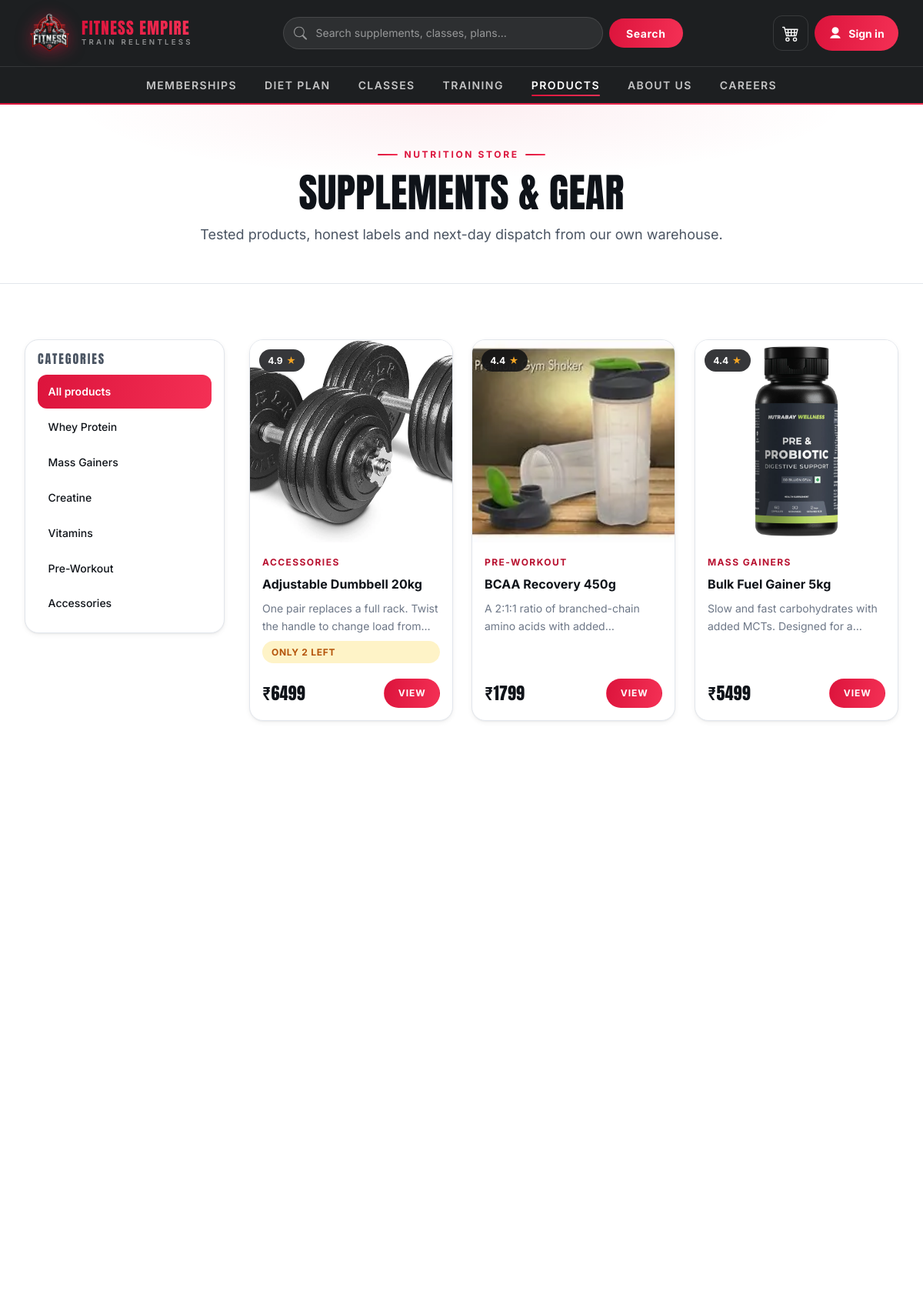
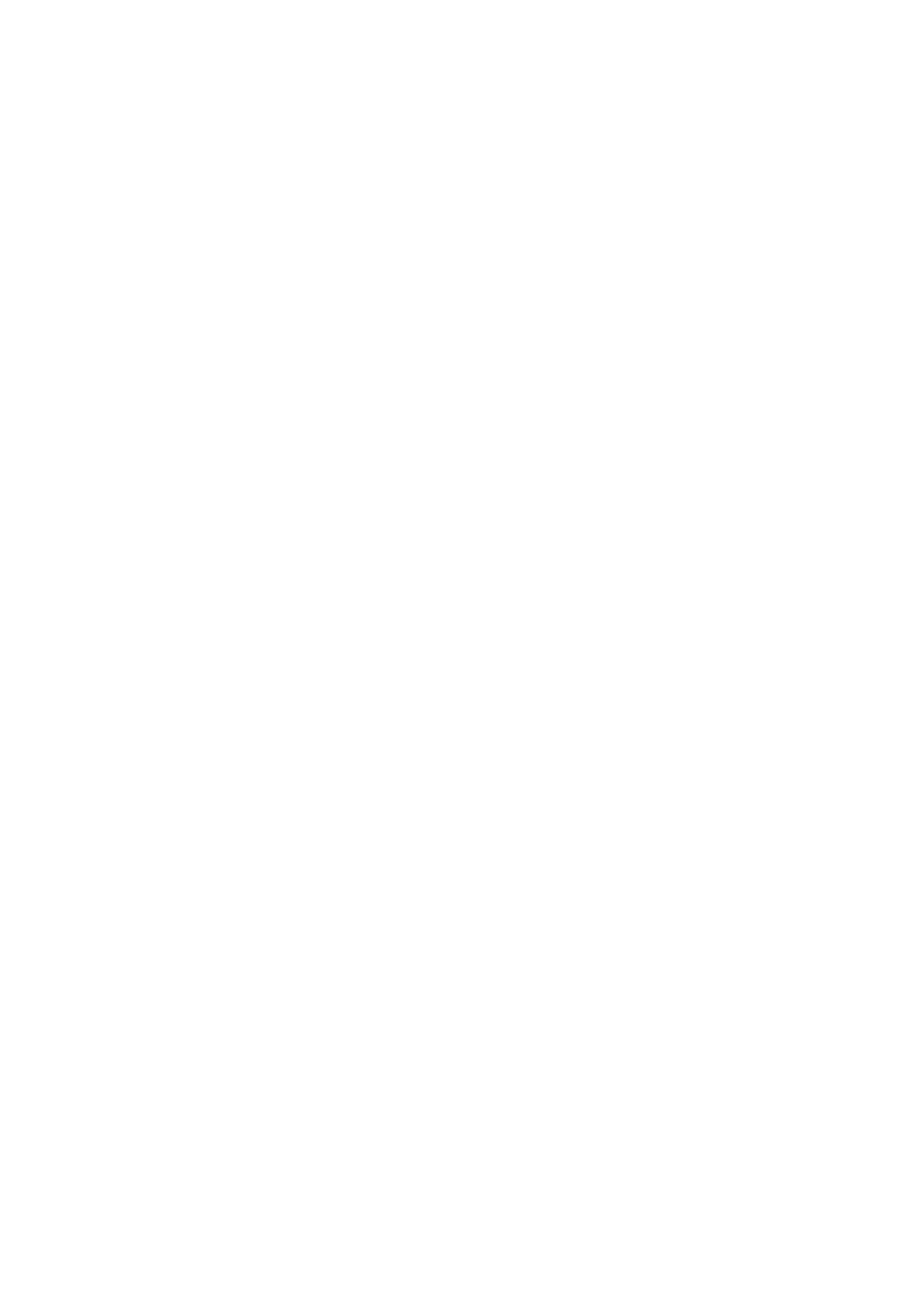
Page /protien/ (upper part) on the committed database (2 pictures, top to bottom).
### FitnessGYM/models.py (models this page shows, shortened)
class SupplementCategory(models.Model):
    categoryName = models.CharField(max_length=100)
    categoryDescription = models.TextField()

class Supplement(models.Model):
    supplementName = models.CharField(max_length=200)
    supplementDescription = models.TextField()
    supplementPrice = models.DecimalField(max_digits=7, decimal_places=2)
    supplementImage = models.ImageField(upload_to='images/', null=True, blank=True)
    supplementRating = models.DecimalField(max_digits=2,decimal_places=1,null=True,blank=True)
    supplementCategory = models.ForeignKey(SupplementCategory, on_delete=models.CASCADE)
    stock = models.PositiveIntegerField(default=25)
    is_deleted=models.BooleanField(default=False)
    delete_details=models.DateTimeField(null=True,blank=True)
    class Meta:
        ordering = ['supplementName']
    @property
    def low_stock(self):
        return 0 < self.stock <= 5

### FitnessGYM/views.py (the view)
# urls.py: path('protien/', views.products, name='protien'),
def products(request):
    return render(
        request,
        "protien.html",
        {
            "categories": SupplementCategory.objects.all(),
            "products": Supplement.objects.filter(is_deleted=False).select_related(
                "supplementCategory"
            ),
        },
    )

### FitnessGYM/context_processors.py (called while the page is built)
def cart_summary(request):
    user = getattr(request, "user", None)
    if not user or not user.is_authenticated:
        return {"cart_count": 0}
    total = cart.objects.filter(userid=user).aggregate(n=Sum("quantity"))["n"]
    return {"cart_count": total or 0}

### templates/protien.html (shortened to what this page needs)
{% extends 'base.html' %}
{% load static %}
{% block page_id %}shop{% endblock %}
{% block 'main' %}
<header class="page-header page-header--center">
    <div class="page-header__inner">
        <span class="eyebrow">Nutrition Store</span>
        {% if is_search %}
            <h1>Results for &ldquo;{{ query }}&rdquo;</h1>
            <p>{{ products|length }} product{{ products|length|pluralize }} matched your search.</p>
        {% elif selected_category %}
            <h1>{{ selected_category.categoryName }}</h1>
            <p>{{ selected_category.categoryDescription }}</p>
        {% else %}
            <h1>Supplements &amp; Gear</h1>
            <p>Tested products, honest labels and next-day dispatch from our own warehouse.</p>
        {% endif %}
    </div>
</header>
<section class="section">
    <div class="container">
        <div class="shop">
            <aside class="filter-card">
                <h3>Categories</h3>
                <ul>
                    <li>
                        <a href="{% url 'protien' %}"
                           {% if not selected_category and not is_search %}aria-current="true"{% endif %}>All products</a>
                    </li>
                    {% for c in categories %}
                    <li>
                        <a href="{% url 'supplementCategory' c.id %}"
                           {% if selected_category.id == c.id %}aria-current="true"{% endif %}>{{ c.categoryName }}</a>
                    </li>
                    {% endfor %}
                </ul>
            </aside>
            <div>
                {% if products %}
                <div class="prod-grid">
                    {% for i in products %}
                    <article class="prod">
                        <a href="{% url 'cards' i.id %}" class="prod__media">
                            {% if i.supplementImage %}
                                <img src="{{ i.supplementImage.url }}" alt="{{ i.supplementName }}"
                                     loading="lazy" width="300" height="300">
                            {% else %}
                                <img src="{% static 'images/default-product.png' %}" alt="No image available"
                                     loading="lazy" width="300" height="300">
                            {% endif %}
                            <span class="rating prod__rating">{{ i.supplementRating|default:"4.5" }} <span class="star">&#9733;</span></span>
                        </a>
                        <div class="prod__body">
                            <span class="prod__cat">{{ i.supplementCategory.categoryName }}</span>
                            <h2 class="prod__title"><a href="{% url 'cards' i.id %}">{{ i.supplementName }}</a></h2>
                            <p class="prod__desc">{{ i.supplementDescription }}</p>
                            {% if i.stock == 0 %}
                                <span class="badge badge--danger">Out of stock</span>
                            {% elif i.low_stock %}
                                <span class="badge badge--warning">Only {{ i.stock }} left</span>
                            {% endif %}
                            <div class="prod__foot">
                                <span class="price">&#8377;{{ i.supplementPrice|floatformat:0 }}</span>
                                <a href="{% url 'cards' i.id %}" class="btn btn--sm">View</a>
                            </div>
                        </div>
                    </article>
                    {% endfor %}
                </div>
                {% endif %}
            </div>
        </div>
    </div>
</section>
{% endblock 'main' %}

### rows in the picture
SupplementCategory: categoryName "Whey Protein"
SupplementCategory: categoryName "Mass Gainers"
SupplementCategory: categoryName "Creatine"
SupplementCategory: categoryName "Vitamins"
SupplementCategory: categoryName "Pre-Workout"
SupplementCategory: categoryName "Accessories"
Supplement: supplementImage (picture), supplementRating "4.9", supplementCategory.categoryName "ACCESSORIES", supplementName "Adjustable Dumbbell 20kg", supplementDescription "One pair replaces a full rack. Twist the handle to change load…", stock "2", supplementPrice "6499"
Supplement: supplementImage (picture), supplementRating "4.4", supplementCategory.categoryName "PRE-WORKOUT", supplementName "BCAA Recovery 450g", supplementDescription "A 2:1:1 ratio of branched-chain amino acids with…", supplementPrice "1799"
Supplement: supplementImage (picture), supplementRating "4.4", supplementCategory.categoryName "MASS GAINERS", supplementName "Bulk Fuel Gainer 5kg", supplementDescription "Slow and fast carbohydrates with added MCTs. Designed for…", supplementPrice "5499"
